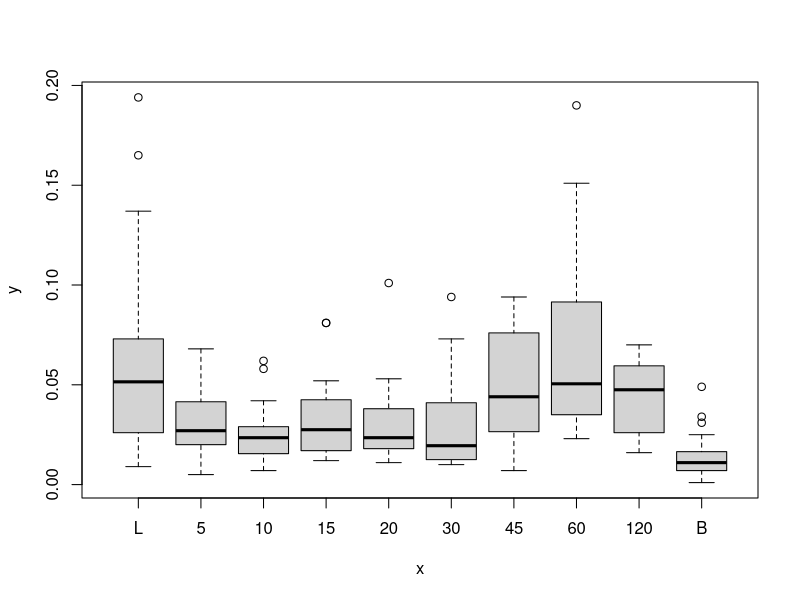
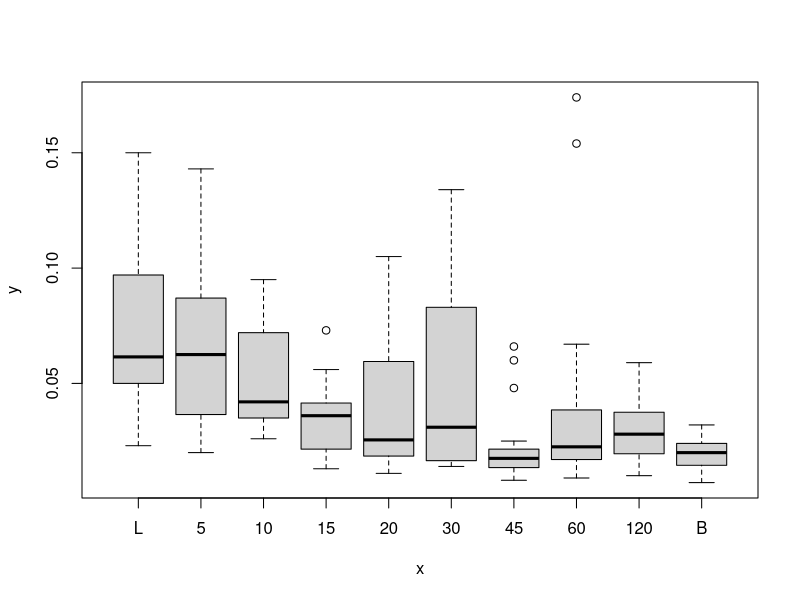
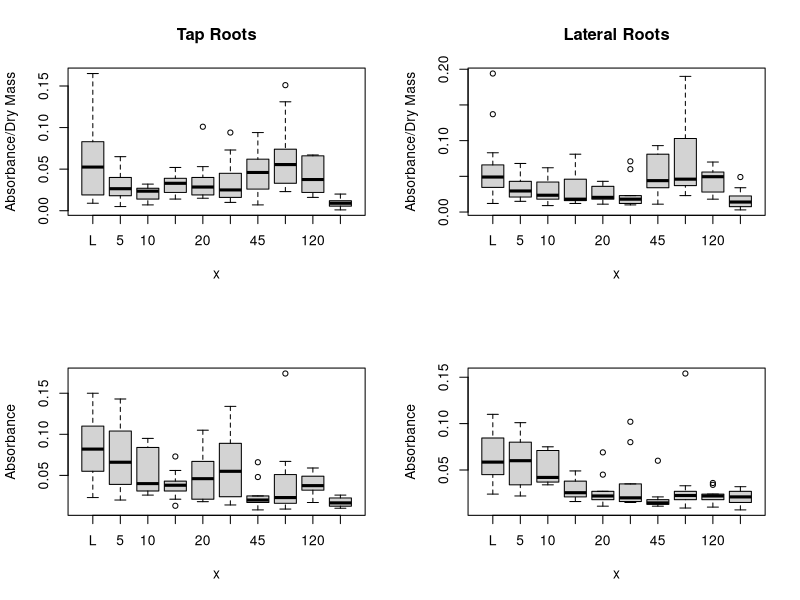
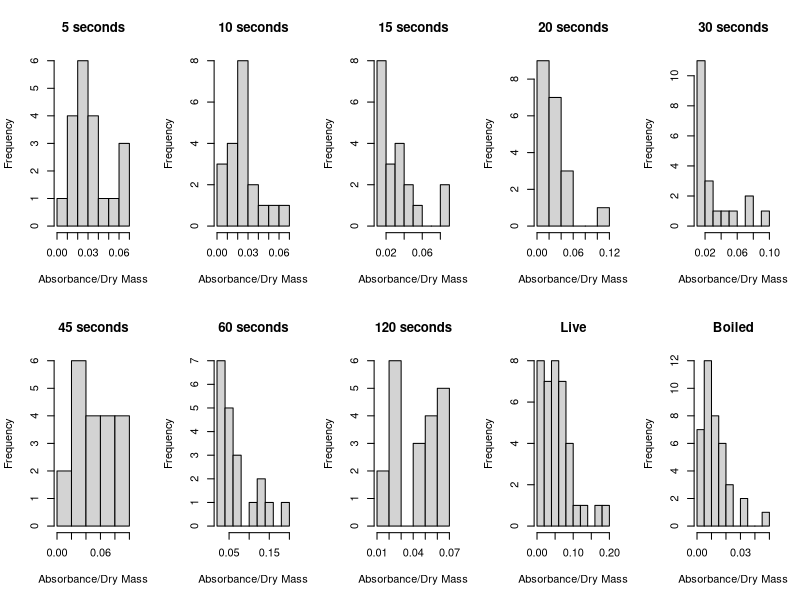
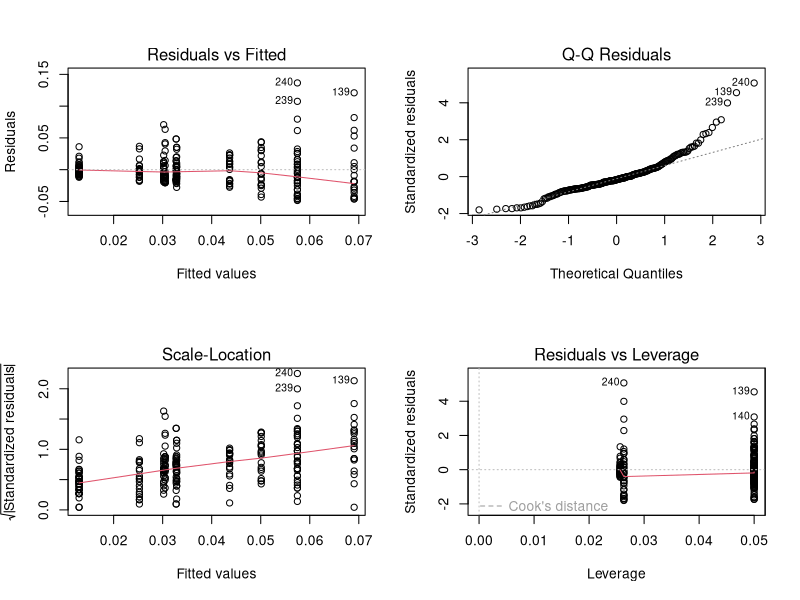
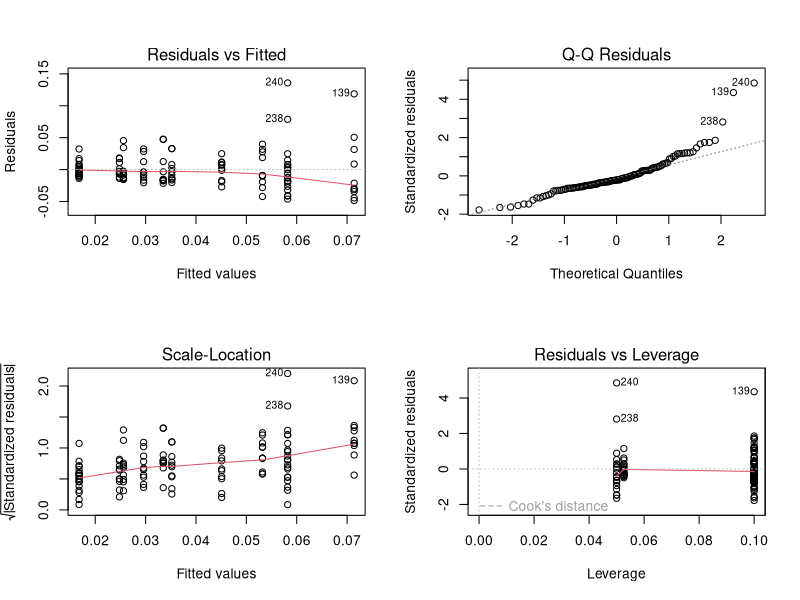
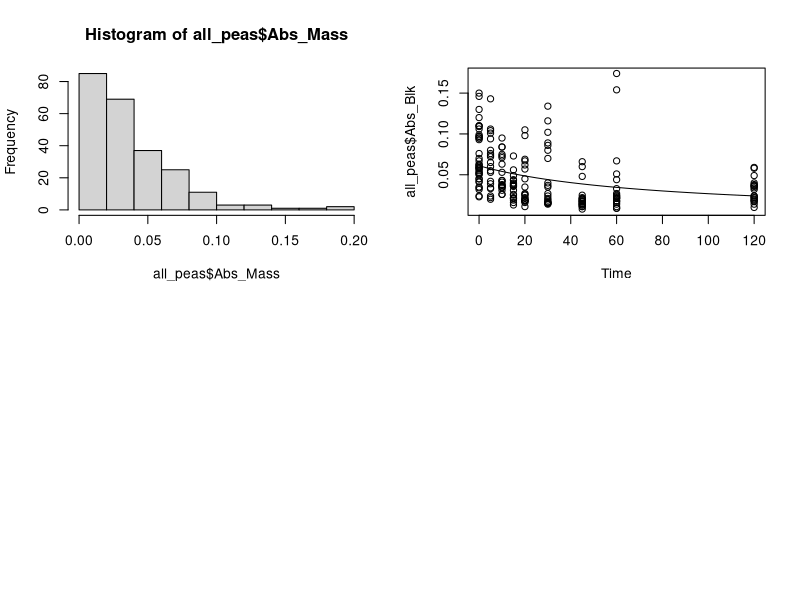

Reproduce these figures in R, in order. (Note: this script raises an error after producing the figures.)
## ---- chunk 1
knitr::opts_chunk$set(echo = TRUE)
## ---- chunk 2
#Call necessary libraries
library(ggplot2)
library(car)
library(lme4)
## ---- chunk 3
#Read in csv file and delete empty columns
all_peas = read.csv(file = "./data/FinalDataPeas.csv", header = TRUE)

head(all_peas)
all_peas = all_peas[,-c(14:19)]
colnames(all_peas)
nrow(all_peas)

#Remove rows of samples eliminated because of mistakes in experiment
Sample = match("Smp",colnames(all_peas))

for(i in nrow(all_peas):1) {
    if(all_peas[i,Sample] == 90 | 
       all_peas[i,Sample] == 91 | 
       all_peas[i,Sample] == 177) {
          all_peas = all_peas[-i,]
    }
}

nrow(all_peas)
## ---- chunk 4
#Order Treatments
all_peas$Trmt = factor(all_peas$Trmt, 
                       levels = c('L', '5', '10', '15', '20', 
                                  '30', '45', '60', '120', 'B'))

#Create Numeric Treatments Column for Regressions
all_peas$Time = ifelse(all_peas$Trmt == 'L', 0, ifelse(all_peas$Trmt == 'B', NA, as.numeric(as.character(all_peas$Trmt))))

head(all_peas)
## ---- chunk 5
#Subset Data by Treatment
Trmt_5 = subset(all_peas, all_peas$Trmt == '5')
nrow(Trmt_5)

Trmt_10 = subset(all_peas, all_peas$Trmt == '10')
Trmt_15 = subset(all_peas, all_peas$Trmt == '15')
Trmt_20 = subset(all_peas, all_peas$Trmt == '20')
Trmt_30 = subset(all_peas, all_peas$Trmt == '30')
Trmt_45 = subset(all_peas, all_peas$Trmt == '45')
Trmt_60 = subset(all_peas, all_peas$Trmt == '60')
Trmt_120 = subset(all_peas, all_peas$Trmt == '120')
Trmt_L = subset(all_peas, all_peas$Trmt == 'L')
Trmt_B = subset(all_peas, all_peas$Trmt == 'B')
## ---- chunk 6
#Plot all data by treatment
all_boxplot = plot(all_peas$Trmt, all_peas$Abs_Mass)
all_boxplot$out
## ---- chunk 7
#Check to see if dividing out the mass caused increase in 45-120
plot(all_peas$Trmt, all_peas$Abs_Blk)
## ---- chunk 8
#Subset data by Tap Roots and Lateral Roots
Diam_Tap = subset(all_peas, all_peas$Tap_Lat == "Tap")
Diam_Lat = subset(all_peas, all_peas$Tap_Lat == "Lat")

nrow(Diam_Tap)
nrow(Diam_Lat)
## ---- chunk 9
#Plot Data by Taps and Lats (With and Without Mass Correction)
par(mfrow = c(2,2))
plot(Diam_Tap$Trmt, Diam_Tap$Abs_Mass, main = "Tap Roots", ylab = "Absorbance/Dry Mass")
plot(Diam_Lat$Trmt, Diam_Lat$Abs_Mass, main = "Lateral Roots", ylab = "Absorbance/Dry Mass")
plot(Diam_Tap$Trmt, Diam_Tap$Abs_Blk, ylab = "Absorbance")
plot(Diam_Lat$Trmt, Diam_Lat$Abs_Blk, ylab = "Absorbance")
## ---- chunk 10
#Check normality of data to find it is skewed to the left
par(mfrow = c(2,5))

hist(Trmt_5$Abs_Mass, main = "5 seconds", xlab = "Absorbance/Dry Mass")
hist(Trmt_10$Abs_Mass, main = "10 seconds", xlab = "Absorbance/Dry Mass")
hist(Trmt_15$Abs_Mass, main = "15 seconds", xlab = "Absorbance/Dry Mass")
hist(Trmt_20$Abs_Mass, main = "20 seconds", xlab = "Absorbance/Dry Mass")
hist(Trmt_30$Abs_Mass, main = "30 seconds", xlab = "Absorbance/Dry Mass")
hist(Trmt_45$Abs_Mass, main = "45 seconds", xlab = "Absorbance/Dry Mass")
hist(Trmt_60$Abs_Mass, main = "60 seconds", xlab = "Absorbance/Dry Mass")
hist(Trmt_120$Abs_Mass, main = "120 seconds", xlab = "Absorbance/Dry Mass")
hist(Trmt_L$Abs_Mass, main = "Live", xlab = "Absorbance/Dry Mass")
hist(Trmt_B$Abs_Mass, main = "Boiled", xlab = "Absorbance/Dry Mass")

## ---- chunk 11
all_peas$Trmt = factor(all_peas$Trmt, levels = c('B', 'L', '5', '10', '15', '20', '30', '45', '60', '120'))
contrasts(all_peas$Trmt) 
all_trmt_model = lm(Abs_Mass ~ Trmt, data = all_peas)

summary(all_trmt_model)
Anova(all_trmt_model, type =3)

par(mfrow = c(2,2))
plot(all_trmt_model)
## ---- chunk 12
all_peas$Trmt = factor(all_peas$Trmt, levels = c('B', 'L', '5', '10', '15', '20', '30', '45', '60', '120'))
contrasts(all_peas$Trmt) 
all_trmt_glm = glm(Abs_Mass ~ Trmt, data = all_peas, family = Gamma())

summary(all_trmt_glm)
Anova(all_trmt_glm, type =3)
## ---- chunk 13
all_peas$Trmt = factor(all_peas$Trmt, levels = c('B', 'L', '5', '10', '15', '20', '30', '45', '60', '120'))
contrasts(all_peas$Trmt) 
nomass_trmt_glm = glm(Abs_Blk ~ Trmt, data = all_peas, family = Gamma())

summary(nomass_trmt_glm)
Anova(nomass_trmt_glm, type =3)
## ---- chunk 14
Diam_Lat$Trmt = factor(Diam_Lat$Trmt, levels = c('B', 'L', '5', '10', '15', '20', '30', '45', '60', '120'))
contrasts(Diam_Lat$Trmt) 
lat_trmt_model = lm(Abs_Mass ~ Trmt, data = Diam_Lat)

summary(lat_trmt_model)
Anova(lat_trmt_model, type =3)

par(mfrow = c(2,2))
plot(lat_trmt_model)
## ---- chunk 15
#Check shape of data
hist(all_peas$Abs_Mass)

#Try regression model
all_time_gamma = glm(Abs_Mass ~ Time + Diam, data = all_peas)
summary(all_time_gamma)
## ---- chunk 16
nomass_time_gamma = glm(Abs_Blk ~ Time, data = all_peas, family = Gamma())

summary(nomass_time_gamma)

## ---- chunk 17
nomass_gamma_predict <- data.frame(Time=seq(0,120,5))
gamma_curve <- predict(nomass_time_gamma,newdata=nomass_gamma_predict,type="response")
plot(all_peas$Abs_Blk~ Time, data=all_peas)
lines(gamma_curve~Time, data = nomass_gamma_predict)
## ---- chunk 18
all_time_binomial = glm(Abs_Mass ~ Time, data = all_peas, family = binomial())
summary(all_time_binomial)
## ---- chunk 19
all_time_gaussian = glm(Abs_Mass ~ Time, data = all_peas, family = gaussian())
summary(all_time_gaussian)
## ---- chunk 20
anova(all_time_gamma, all_time_gaussian, all_time_binomial)
## ---- chunk 21
all_gamma_predict <- data.frame(Time=seq(0,120,5))
gamma_curve <- predict(all_time_gamma,newdata=all_gamma_predict,type="response")
plot(all_peas$Abs_Mass~ Time, data=all_peas)
lines(gamma_curve~Time, data = all_gamma_predict)
## ---- chunk 22
#Check normality of lateral root data
hist(Diam_Lat$Abs_Mass)

#Try regression model on lateral roots only
lat_time_model = glm(Abs_Mass ~ Time, data = Diam_Lat, family = Gamma)
summary(lat_time_model)

## ---- chunk 23
lat_gamma_predict <- data.frame(Time=seq(0,120,5))
gamma_curve_lat <- predict(lat_time_model,newdata=lat_gamma_predict,type="response")
plot(Diam_Lat$Abs_Mass~ Diam_Lat$Time)
lines(gamma_curve_lat~Time, data = lat_gamma_predict)
## ---- chunk 24
#Plot Absorbance by Diameter for each treatment
par(mfrow = c(2,5))
plot(Abs_Mass ~ Diam, data = Trmt_L, main = "Live", xlab = "Diameter (mm)", ylab = "Absorbance/Dry Mass")
plot(Abs_Mass ~ Diam, data = Trmt_5, main = "5 seconds", xlab = "Diameter (mm)", ylab = "Absorbance/Dry Mass")
plot(Abs_Mass ~ Diam, data = Trmt_10, main = "10 seconds", xlab = "Diameter (mm)", ylab = "Absorbance/Dry Mass")
plot(Abs_Mass ~ Diam, data = Trmt_15, main = "15 seconds", xlab = "Diameter (mm)", ylab = "Absorbance/Dry Mass")
plot(Abs_Mass ~ Diam, data = Trmt_20, main = "20 seconds", xlab = "Diameter (mm)", ylab = "Absorbance/Dry Mass")
plot(Abs_Mass ~ Diam, data = Trmt_30, main = "30 seconds", xlab = "Diameter (mm)", ylab = "Absorbance/Dry Mass")
plot(Abs_Mass ~ Diam, data = Trmt_45, main = "45 seconds", xlab = "Diameter (mm)", ylab = "Absorbance/Dry Mass")
plot(Abs_Mass ~ Diam, data = Trmt_60, main = "60 seconds", xlab = "Diameter (mm)", ylab = "Absorbance/Dry Mass")
plot(Abs_Mass ~ Diam, data = Trmt_120, main = "120 seconds", xlab = "Diameter (mm)", ylab = "Absorbance/Dry Mass")
plot(Abs_Mass ~ Diam, data = Trmt_B, main = "Boiled", xlab = "Diameter (mm)", ylab = "Absorbance/Dry Mass")
## ---- chunk 25

boxplot(all_peas$Abs_Mass~ all_peas$Plant)

all_peas$Plant = as.factor(all_peas$Plant)
plant_model = lm(Abs_Mass~ Plant + Trmt, data = all_peas)
Anova(plant_model)

head(all_peas)
## ---- chunk 26
par(mfrow = c(2,5))
boxplot(Abs_Mass~ Plant, data = Trmt_5, main = "5 seconds")
boxplot(Abs_Mass~ Plant, data = Trmt_10, main = "10 seconds")
boxplot(Abs_Mass~ Plant, data = Trmt_15, main = "15 seconds")
boxplot(Abs_Mass~ Plant, data = Trmt_20, main = "20 seconds")
boxplot(Abs_Mass~ Plant, data = Trmt_30, main = "30 seconds")
boxplot(Abs_Mass~ Plant, data = Trmt_45, main = "45 seconds")
boxplot(Abs_Mass~ Plant, data = Trmt_60, main = "60 seconds")
boxplot(Abs_Mass~ Plant, data = Trmt_120, main = "120 seconds")
boxplot(Abs_Mass~ Plant, data = Trmt_L, main = "Live")
boxplot(Abs_Mass~ Plant, data = Trmt_B, main = "Boiled")
## ---- chunk 27
Live_plant_model =  lm(Abs_Mass~ Plant, data = Trmt_L)
summary(Live_plant_model)

Boiled_plant_model = lm(Abs_Mass~ Plant, data = Trmt_B)
summary(Boiled_plant_model)

plant_model_5 = lm(Abs_Mass~ Plant, data = Trmt_5)
summary(plant_model_5)

plant_model_10 = lm(Abs_Mass~ Plant, data = Trmt_10)
summary(plant_model_10)

plant_model_15 = lm(Abs_Mass~ Plant, data = Trmt_15)
summary(plant_model_15)

plant_model_20 = lm(Abs_Mass~ Plant, data = Trmt_20)
summary(plant_model_20)

plant_model_30 = lm(Abs_Mass~ Plant, data = Trmt_30)
summary(plant_model_30)

plant_model_45 = lm(Abs_Mass~ Plant, data = Trmt_45)
summary(plant_model_45)

plant_model_60 = lm(Abs_Mass~ Plant, data = Trmt_60)
summary(plant_model_60)

plant_model_120 = lm(Abs_Mass~ Plant, data = Trmt_120)
summary(plant_model_120)

## ---- chunk 28
ggplot(pea_data, aes(x=pea_data$Diam, y=pea_data$Abs_Mass, color=pea_data$Trmt)) + geom_point()
## ---- chunk 29
ggplot(pea_data, aes(x=pea_data$Trmt, y=pea_data$Abs_Mass)) + geom_point() + geom_hline(yintercept = mean_boileds, size=1)
## ---- chunk 30
ggplot(pea_data, aes(x=pea_data$Abs_Mass, fill=pea_data$Trmt)) + geom_histogram()

## ---- chunk 31
par(mfrow = c(1,2))
ggplot(taps, aes(x=taps$Abs_Mass, fill=taps$Trmt)) + geom_histogram()
ggplot(lats, aes(x=lats$Abs_Mass, fill=lats$Trmt)) + geom_histogram()
## ---- chunk 32
mixed_model = glmer(Abs_Blk~ Time + (1|Plant) + (1|Diam), family = Gamma, data = all_peas)
summary(mixed_model)

all_peas$mixedfit = predict(mixed_model)
